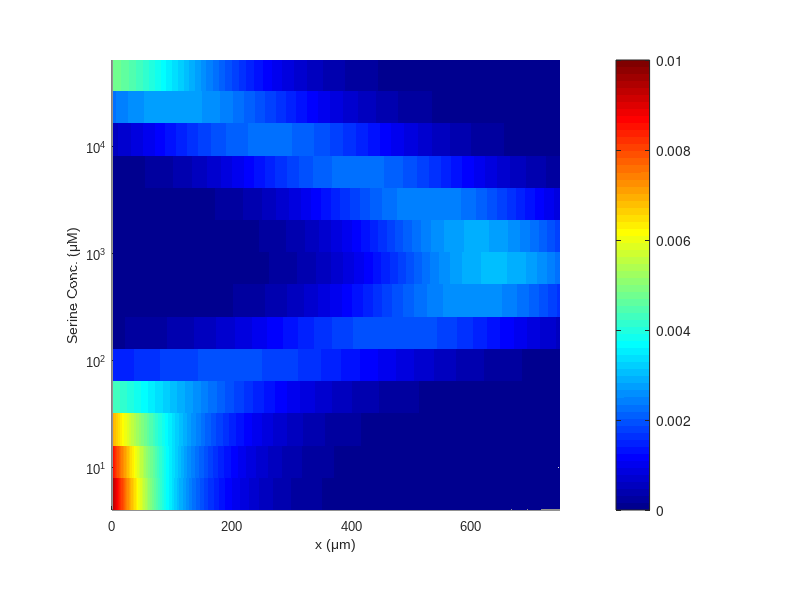

MATLAB code for this plot: (Note: this script raises an error after producing the figure.)
% population model with spatial heterogenous chi
clear;
%% parameters for ligand-receptor bindings 
KI1 = 18.2;		%Dissociation constant between inactive Tar receptor and MeAsp, unit:um
KA1 = 3000;
KI2 = 70;		%Dissociation constant between inactive Tar receptor and MeAsp, unit:um
KA2 = 1000;
KI3 = 1500;		%Dissociation constant between inactive Tar receptor and MeAsp, unit:um
KA3 = 3500;

N=6;            %receptor number in an effective cluster
coff_ita0=15;    
%% attractant gradients
dx=0.88;   x=(1:850)*dx;                      % channel length 
attr=2000; L = (1-x/max(x))*attr/3 + attr/3;  % MeAsp gradient
attr2=2.^(0:1:18);                            % loading concentration of serine

%% parameters for lognormal distribution of Tar/Tsr
mu = log(.25); 
sigma = 1.5; 

%% cell distribution of steady state;
Rho=zeros(length(attr2),length(x));
veff=zeros(length(attr2),length(x));

for ii = 1:length(attr2)
L2 = x/max(x)*attr2(ii)/3+attr2(ii)/3;        % serine gradient
N2=1:100;
ratio = 0.5;
fL=(N* ratio./(1+ratio))*log((1+L/KI1) ./(1+L/KA1));
fL2=(N./(1+ratio))*log((1+L2/KI2)./(1+L2/KA2));
fL3=(N* ratio./(1+ratio))*log((1+L2/KI3)./(1+L2/KA3));
fL_Total=fL+fL2+fL3;

% % consider diversity of tumble bias
% bias=0:0.1:0.5;

% fis bias=0.2
bias = 0.2;
rho_temp=zeros(length(bias),length(x));
rho=zeros(1,length(x));
cmap2=winter(length(bias));

for iii=1:length(bias)
    coff_ita=coff_ita0*(1-bias(iii));
    ro=exp(coff_ita.*fL_Total);
    rho_temp(iii,:)=ro/sum(ro);
    P3=normpdf(bias(iii),0.2,0.05);               %% lognormal 
    rho=rho+P3*rho_temp(iii,:);
    rho=rho./sum(rho);
% switch j
%     case 1
%        plot(x,rho_temp(iii,:),'color',[1,(iii)/(1+length(bias)),(iii)/(1+length(bias))],'linewidth',2); hold on; 
%     case 2
%        plot(x,rho_temp(iii,:),'color',[(iii)/(1+length(bias)),1,(iii)/(1+length(bias))],'linewidth',2); hold on;
%     case 3
%        plot(x,rho_temp(iii,:),'color',[(iii)/(1+length(bias)),(iii)/(1+length(bias)),1],'linewidth',2); hold on;
% end
end
% Rho(ii,:) = Rho(ii,:)./sum(Rho(ii,:));
Rho(ii,:) = rho;
end

%% plot heat map
attr2=[attr2,attr2(end)];
Rho = [Rho;Rho(end,:)];

figure('color','w');
surf(x,attr2,Rho); shading flat; view(2);
xlabel('x (\mum)'); xlim([0,748]); xticks([0,200,400,600]);
ylabel('Serine Conc. (\muM)'); ylim([4,64000]); yticks([10,100,1000,10000]);
set(gcf,'unit','centimeters','position',[10 10 8 7]);
set(gca,'yscale','log','FontName','Arial','FontSize',9);
set(gca,'Position',[0.14,0.15,0.7,0.75]);
colormap jet;  h=colorbar;  caxis([0,0.01]);
ax=gca; axpos=ax.Position; h.Position(3)=.7*h.Position(3); h.Position(1)=0.86;
ax.Position=axpos; h.Ticks=0:0.002:0.01; h.Ruler.Exponent=-3;

% figure('color','w');  plot(x,Rho([4,7,11,14],:)','linewidth',2); ylim([0 0.01]);  xlim([0 740]); xlabel('x (\mum)'); ylabel('Pdf');  


%% calculate w1,w2
x=x';
Me=mean(Rho(1:end-1,:),2); 
for i=1:size(Rho,1)-1
    ind=find(Rho(i,:)>Me(i)*0.9);
    Ex1(i)=sum(x(ind).*Rho(i,ind)')/max(x)./sum(Rho(i,ind));
    Ex2(i)=sqrt(sum((x(ind)-max(x)/2).^2.*(Rho(i,ind)'-Me(i)*0.9))./max(x).^2); 
end

figure('color','w'); subplot(2,1,1); 
semilogx(attr2(3:end-1),Ex1(3:end),'o-','color','k','markersize',5,'markeredgecolor','k'); 
line(2.^(2:18),[0.3*ones(1,17);0.7*ones(1,17)],'color',[0.5,.5,.5],'linestyle','-'); 
ylim([0,1]); xlim([5,50000]); ylabel('w_1');
hold on; subplot(2,1,2);
semilogx(attr2(3:end-1),Ex2(3:end),'o-','color','k','markersize',5,'markeredgecolor','k'); 
line(2.^(2:18),0.15*ones(1,17),'color',[0.5,.5,.5],'linestyle','-'); 
ylim([0,0.4]);  ylabel('w_2'); 
xlim([5,50000]); xlabel('Serine conc. (\muM)');

set(gcf,'unit','centimeters','position',[10 5 7.5 8]);
